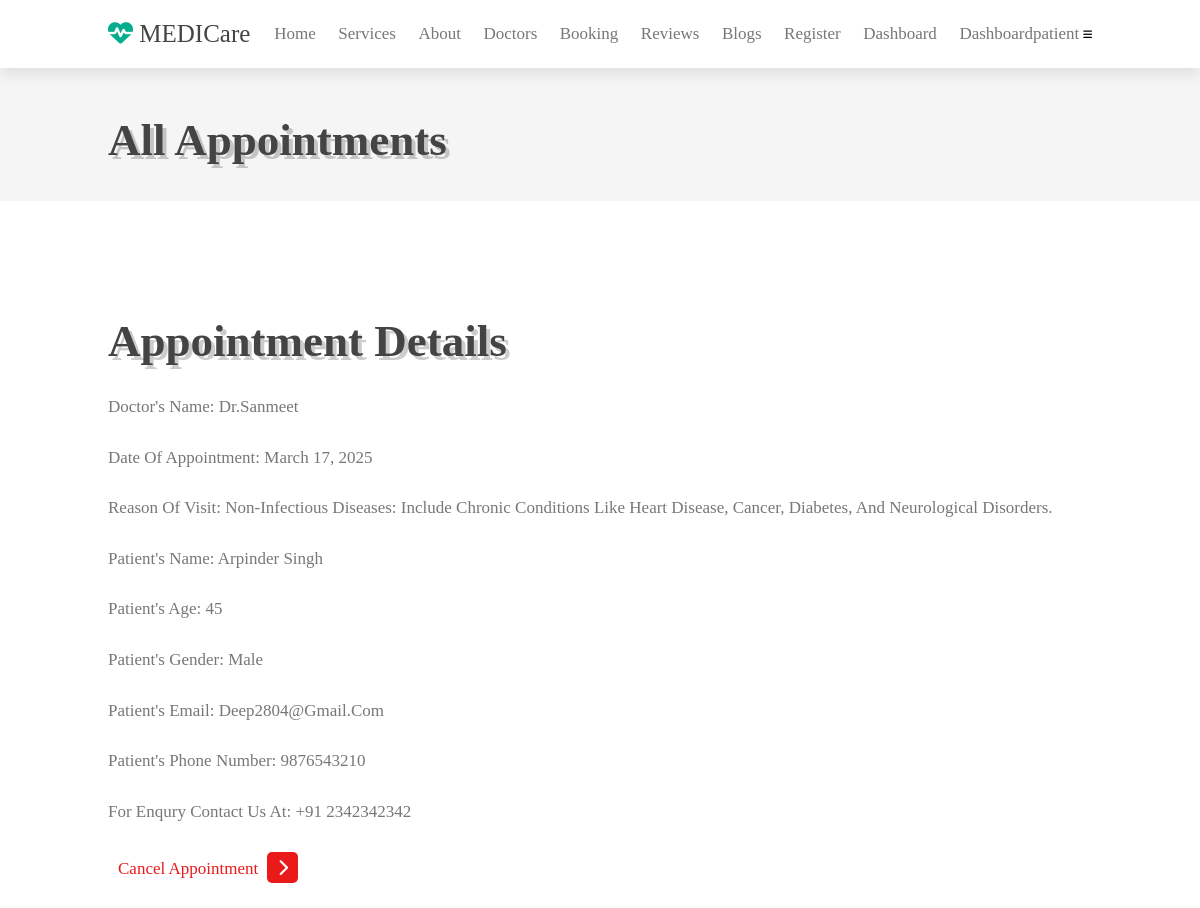
The page /Appointments (signed in) on the database its author committed.
### patient/models.py (models this page shows, shortened)
class Appointment(models.Model):
    docId = models.ForeignKey(Doctor, on_delete=models.CASCADE)
    userId = models.ForeignKey(User, on_delete=models.CASCADE)
    date = models.DateField()
    reason = models.TextField(max_length=550)
    age = models.IntegerField()
    name = models.TextField()
    gender = models.TextField()
    email = models.EmailField(max_length=254)
    phone_number = models.CharField(max_length=15)

### patient/views.py (the view)
# urls.py: path("Appointments", views.Appointments),
def Appointments(request):
    Doctors = Doctor.objects.filter(userId = request.user.id)
    if len(Doctors)> 0:
        all_appointments = Appointment.objects.filter(docId=Doctors[0])
    else:
        all_appointments = Appointment.objects.filter(userId = request.user.id)
    context = {
        "appointments" : []
    }
    for appointment in all_appointments:
        temp = {
            "doctor_name" : f"{appointment.docId.userId.username}",
            "date": appointment.date,
            "reason": appointment.reason,
            "patient_name": appointment.name,
            "patient_age" : appointment.age,
            "patient_gender" : appointment.gender,
            "patient_email" : appointment.email,
            "patient_phone" : appointment.phone_number
        }
        context['appointments'].append(temp)
    print(context)
    return render(request, 'Appointments.html', context)

### patient/templates/Appointments.html (shortened to what this page needs)
<!DOCTYPE html>
{% load static %}
<html lang="en">
<head>
    <link rel="stylesheet" href="https://cdnjs.cloudflare.com/ajax/libs/font-awesome/6.7.2/css/all.min.css">
    <link rel="stylesheet" href="{% static 'patient\Appointments.css' %}">
</head>
<body>
    <header class="header">
        <a href="#" class="logo"> <i class="fas fa-heartbeat"></i> MEDICare </a>
        <nav class="navbar">
            <a href="#home">home</a>
            <a href="#services">services</a>
            <a href="#about">about</a>
            <a href="#doctors">doctors</a>
            <a href="#booking">booking</a>
            <a href="#reviews">reviews</a>
            <a href="#blogs">blogs</a>
            <a href="register">register</a>
            <a href="dashboard">dashboard</a>
            <a href="dashboardpatient">dashboardpatient</a>
        </nav>
        <div id="menu-btn" class="fas fa-bars"></div>
    </header>
     <section class="home" id="home">
        <div class="content">
            <h1>All Appointments</h1>
        </div>
    </section>
    {% for appointment in appointments %}
    <section class="home" id="home">
            <div class="content">
                <h1>Appointment Details</h1>
                <p>Doctor's Name: {{ appointment.doctor_name }}</p>
                <p>Date of Appointment: {{ appointment.date }}</p>
                <p>Reason of visit: {{ appointment.reason }}</p>
                <p>Patient's name: {{ appointment.patient_name }}</p>
                <p>Patient's Age: {{ appointment.patient_age }}</p>
                <p>Patient's Gender: {{ appointment.patient_gender }}</p>
                <p>Patient's Email: {{ appointment.patient_email }}</p>
                <p>Patient's Phone Number: {{ appointment.patient_phone }}</p>
                <p>For enqury contact us at: +91 2342342342</p>
                <a href="#" class="btn"> Cancel Appointment <span class="fas fa-chevron-right"></span></a>
            </div>
        </section>
        {% endfor %}
</body>
</html>

### patient/static/patient/Appointments.css (style rules this page uses)
:root { --green:rgb(4, 173, 142); --red: rgb(234, 26, 26); --red-shadow: rgb(234, 26, 26); --black:#444; --light-color:#777; --box-shadow:.5rem .5rem 0 rgba(22, 160, 133, .2); --text-shadow:.4rem .4rem 0 rgba(0, 0, 0, .2); --border:.2rem solid var(--green ); }
* { font-family: 'Poppins' sans-serif; margin: 0; padding: 0; box-sizing: border-box; outline: none; border: none; text-transform: capitalize; transition: all .2s ease-out; text-decoration: none; }
html { font-size: 62.5%; overflow-x: hidden; scroll-padding-top: 7rem; scroll-behavior: smooth; }
section { padding: 2rem 9%; }
section:nth-child(even) { background: #f5f5f5; }
.btn { display: inline-block; margin-top: 1rem; padding: .5rem; padding-left: 1rem; border:var(--red); border-radius: .5rem; box-shadow: var(--red-shadow); color: var(--red); cursor: pointer; font-size: 1.7rem; background: #fff; }
.btn span { padding:.7rem 1rem; border-radius: .5rem; background: var(--red); color: #fff; margin-left: .5rem; }
.header { padding: 2rem 9%; position: fixed; top: 0; left: 0; right: 0; z-index: 1000; box-shadow: 0 .5rem 1.5rem rgba(0, 0, 0, .1); display: flex; align-items: center; justify-content: space-between; background: #fff; }
.header .logo { font-size: 2.5rem; color: var(--black); }
.header .logo i { color: var(--green); }
.header .navbar a { font-size: 1.7rem; color: var(--light-color); margin-left: 2rem; }
.home { display: flex; align-items: center; flex-wrap: wrap; gap: 1.5rem; padding-top: 10rem; }
.home .content { flex: 1 1 45rem; }
.home .content h1 { font-size: 4.5rem; color:var(--black); line-height: 1.8; text-shadow: var(--text-shadow); }
.home .content p { font-size: 1.7rem; color:var(--light-color); line-height: 1.8; padding: 1rem 0; }

### rows shown on the page
Appointment: date "March 17, 2025", reason "Non-Infectious Diseases: Include Chronic Conditions Like Heart Disease, Cancer, Diabetes, And Neurological Disorders.", patient_name "Arpinder Singh", patient_gender "Male", patient_email "Deep2804@gmail.com", patient_phone "9876543210"

### other values the page prints
{{ appointment.doctor_name }} "Dr.Sanmeet"
{{ appointment.patient_age }} "45"
